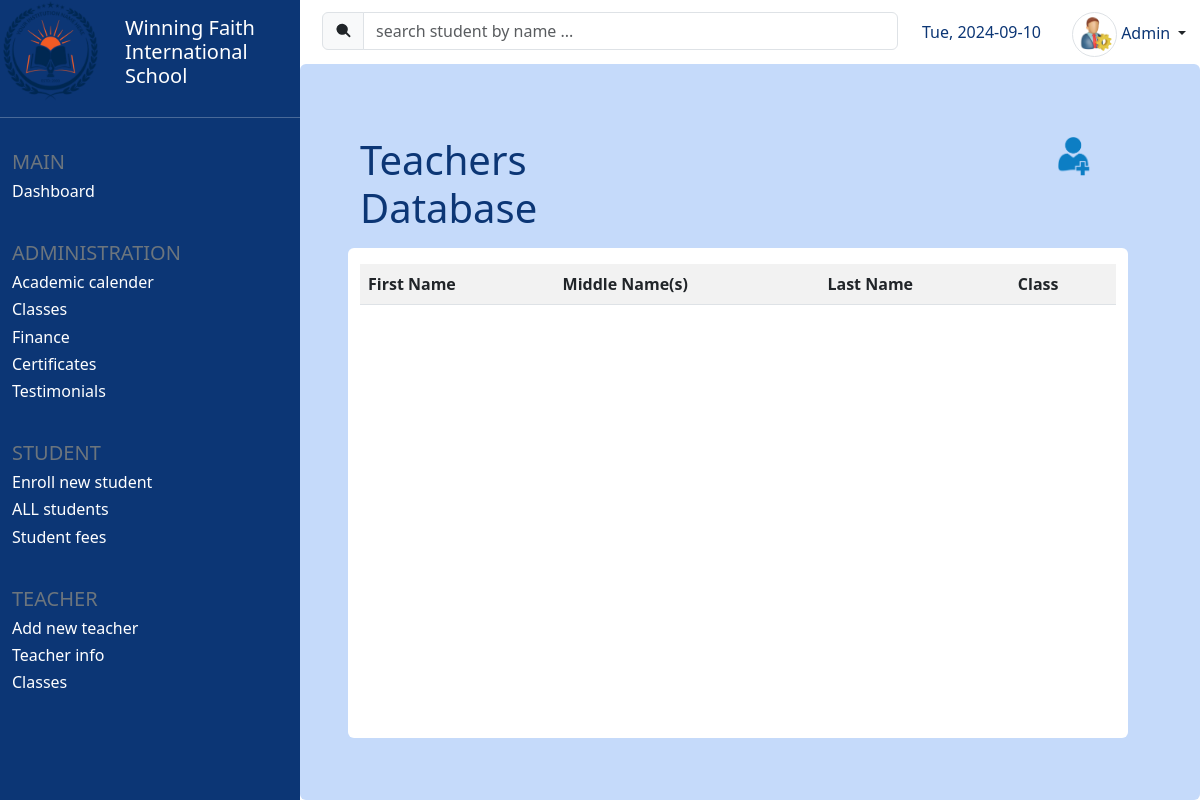
/teachers (signed in), run on an earlier commit of the app's database.
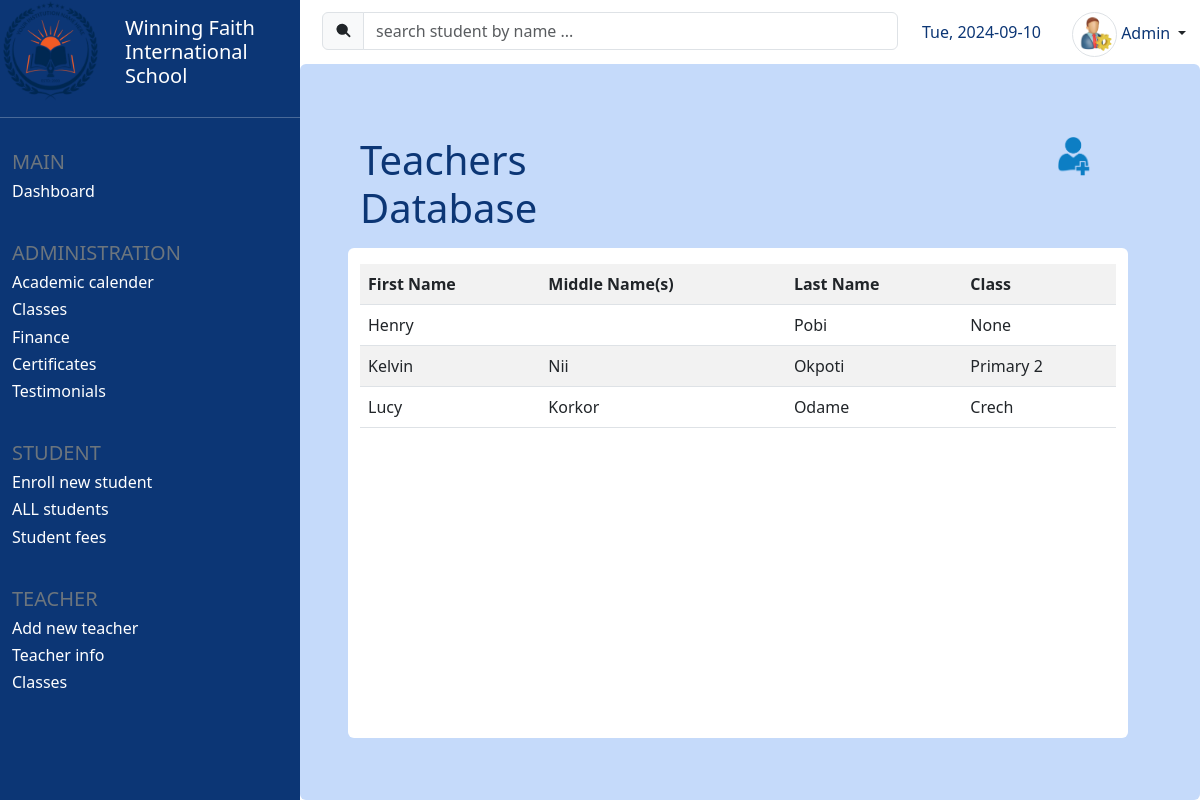
And on a later commit of the database.
### core/models.py (models this page shows, shortened)
class Teacher(models.Model):
    fname = models.CharField(max_length=25)
    lname = models.CharField(max_length=25)
    other_names = models.CharField(max_length=100, blank=True)
    full_name = models.CharField(max_length=100, editable=False)
    assigned_class = models.OneToOneField(Classroom, on_delete=models.SET_NULL, related_name='class_teacher', to_field='name', null=True, blank=True)

class Classroom(models.Model):
    name = models.CharField(max_length=25, unique=True)
    num_of_students = models.IntegerField(blank = True, default=0)
    category = models.CharField(max_length=25, choices=category_choices)
    def __str__(self):
        return f'{self.name}'

### core/views.py (the view)
# urls.py: path('teachers', views.display_teachers, name='teachers'),
@login_required(login_url='login')
def display_teachers(request):
    teachers = Teacher.objects.all().order_by('fname', 'lname')
    context = {
        'teachers': teachers
    }
    return render(request, 'display_teachers.html', context)

### templates/display_teachers.html (shortened to what this page needs)
{% extends 'student_info.html' %}
{% load static %}
{% block content %}
<div class="container-fluid row home mt-4 p-5">
    {% block db_table_header %}
    <div class="row mb-3 w-100">
        <div class="col col-lg-6">
            <h5 class="d-inline blue-text display-6">
                {% block db_table_header_text %}
                Teachers Database
                {% endblock %}
            </h5>
        </div>
        <div class="col col-lg-6">
            <span class="d-inline float-end">
                {% block db_table_header_icon %}
                <a href="{% url 'add_teacher' %}" class="text-decoration-none" title="new student">
                        <img src="{% static 'add_student.png' %}" width="35" height="35" class="img-fluid">
                </a>
                {% endblock db_table_header_icon %}
            </span>
        </div>
    </div>
    {% endblock db_table_header %}
    <div class="container bg-white rounded pt-3 pb-4">
        <div class="" style="height: 450px; overflow-y: auto;">
            {% block db_table %}
            <table class="table table-striped">
                <tr>
                    <th>First Name</th>
                    <th>Middle Name(s)</th>
                    <th>Last Name</th>
                    <th>Class</th>
                </tr>
                {% for teacher in teachers %}
                <tr>
                    <td>{{teacher.fname}}</td>
                    <td>{{teacher.other_names}}</td>
                    <td>{{teacher.lname}}</td>
                    <td>{{teacher.assigned_class}}</td>
                </tr>
                {% endfor %}
            </table>
            {% endblock db_table %}
        </div>
    </div>
</div>
{% endblock content %}

What changed in the data, as far as the page shows it:
added Teacher: fname "Henry", lname "Pobi", assigned_class "None"
added Teacher: fname "Kelvin", other_names "Nii", lname "Okpoti", assigned_class "Primary 2"
added Teacher: fname "Lucy", other_names "Korkor", lname "Odame", assigned_class "Crech"
